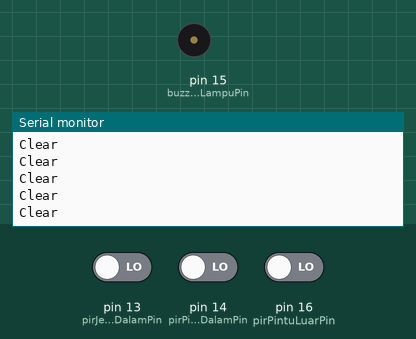
Simulated run of this sketch. Board: Arduino Uno, built with avr-gcc and run on an emulated ATmega328P. Shown: buzzer (waves = sounding, pin HIGH), the last lines printed to the serial monitor. Inputs (shaded band) come from the test bench; at power-on: pin 13 (pirJendelaDalamPin) LOW, pin 14 (pirPintuDalamPin) LOW, pin 16 (pirPintuLuarPin) LOW.

Above: at 1.2 s.
1.3 s: pin 13 (pirJendelaDalamPin) driven HIGH
At 1.8 s:
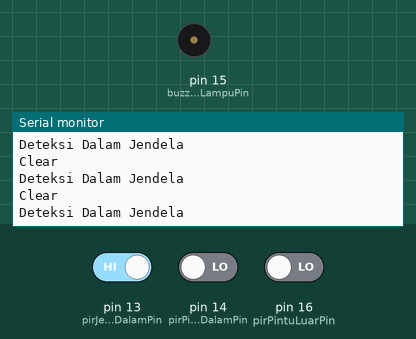
2.9 s: pin 14 (pirPintuDalamPin) driven HIGH
4.5 s: pin 16 (pirPintuLuarPin) driven HIGH
6.1 s: pin 14 (pirPintuDalamPin) driven LOW
At 6.6 s:
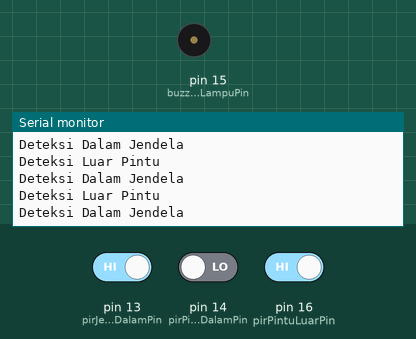

Measured:
- after the input at 1.3 s, the serial monitor: prints a new line after 0.08 s (image 1)
- after the input at 6.1 s, the serial monitor: prints a new line after 0.09 s (image 2)

The sketch:

pir2.ino
```cpp
//sensor luar
const int pirPintuLuarPin = 16; //pin D0
long pirPintuLuarValue;

//sensor dalam
const int pirPintuDalamPin = 14; //pin D5
long pirPintuDalamValue;

const int pirJendelaDalamPin = 13; //pin D7
long pirJendelaDalamDalamValue;

//output
const int buzzerDanLampuPin = 15; //pin D8

String pesan;
boolean isAlarm = false;
boolean isBuzzer = false;
long previousMillis;

void setup() {
  // put your setup code here, to run once:
  Serial.begin(9600);

  pinMode(buzzerDanLampuPin, OUTPUT);
}

void deteksiLuar() {
  pirPintuLuarValue = digitalRead(pirPintuLuarPin);

  if (pirPintuLuarValue == HIGH) {
    Serial.println("Deteksi Luar Pintu");
    pesan = "Deteksi Luar Pintu";
  } else {
    Serial.println("Clear");
  }
  //  sendNotification(pesan);
}

void deteksiDalam() {
  long currentMillis = millis();
  pirPintuDalamValue = digitalRead(pirPintuDalamPin);
  pirJendelaDalamDalamValue = digitalRead(pirJendelaDalamPin);

  if (pirPintuDalamValue == HIGH) {
    Serial.println("Deteksi Dalam Pintu");
    pesan = "Deteksi Dalam Pintu";
    isAlarm = true;
  } else if (pirJendelaDalamDalamValue == HIGH) {
    Serial.println("Deteksi Dalam Jendela");
    pesan = "Deteksi Dalam Jendela";
    isAlarm = true;
  } else {
    Serial.println("Clear");
    //    isAlarm = false;
  }

//  if ((isBuzzer == false) && (currentMillis - previousMillis >= 1000)) {
//    if (isAlarm) {
//      Serial.println("Membunyikan Sirine");
//      digitalWrite(buzzerDanLampuPin, HIGH);
//      //      sendNotification(pesan);
//      isBuzzer == true;
//      previousMillis = currentMillis;
//    }
//  } else if ((isBuzzer == true) && (currentMillis - previousMillis >= 10000)) {
//    //    Serial.println("Mematikan Sirine");
//    digitalWrite(buzzerDanLampuPin, LOW);
//    isAlarm = false;
//    isBuzzer == false;
//    previousMillis = currentMillis;
//  }
}


void loop() {
  // put your main code here, to run repeatedly:
  deteksiLuar();
  deteksiDalam();

}
```
